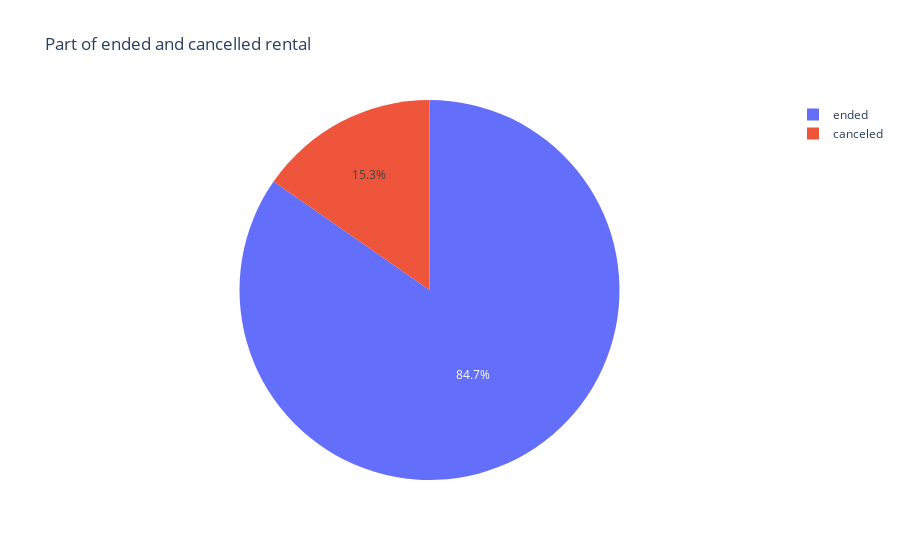

The notebook cell saved with this chart:
### Code cell
px.pie(df, names='state', title='Part of ended and cancelled rental')

### Figure 1 — Plotly figure (JSON) as saved in the notebook; plotly's stock layout.template omitted (floating-point values rounded to 4 significant figures; data arrays with more than 128 entries replaced by an {"elided": "..."} marker saying what was removed)
{"data": [{"domain": {"x": [0, 1], "y": [0, 1]}, "hovertemplate": "state=%{label}<extra></extra>", "labels": {"elided": "21310 str values"}, "legendgroup": "", "name": "", "showlegend": true, "type": "pie"}], "layout": {"legend": {"tracegroupgap": 0}, "title": {"text": "Part of ended and cancelled rental"}}}
